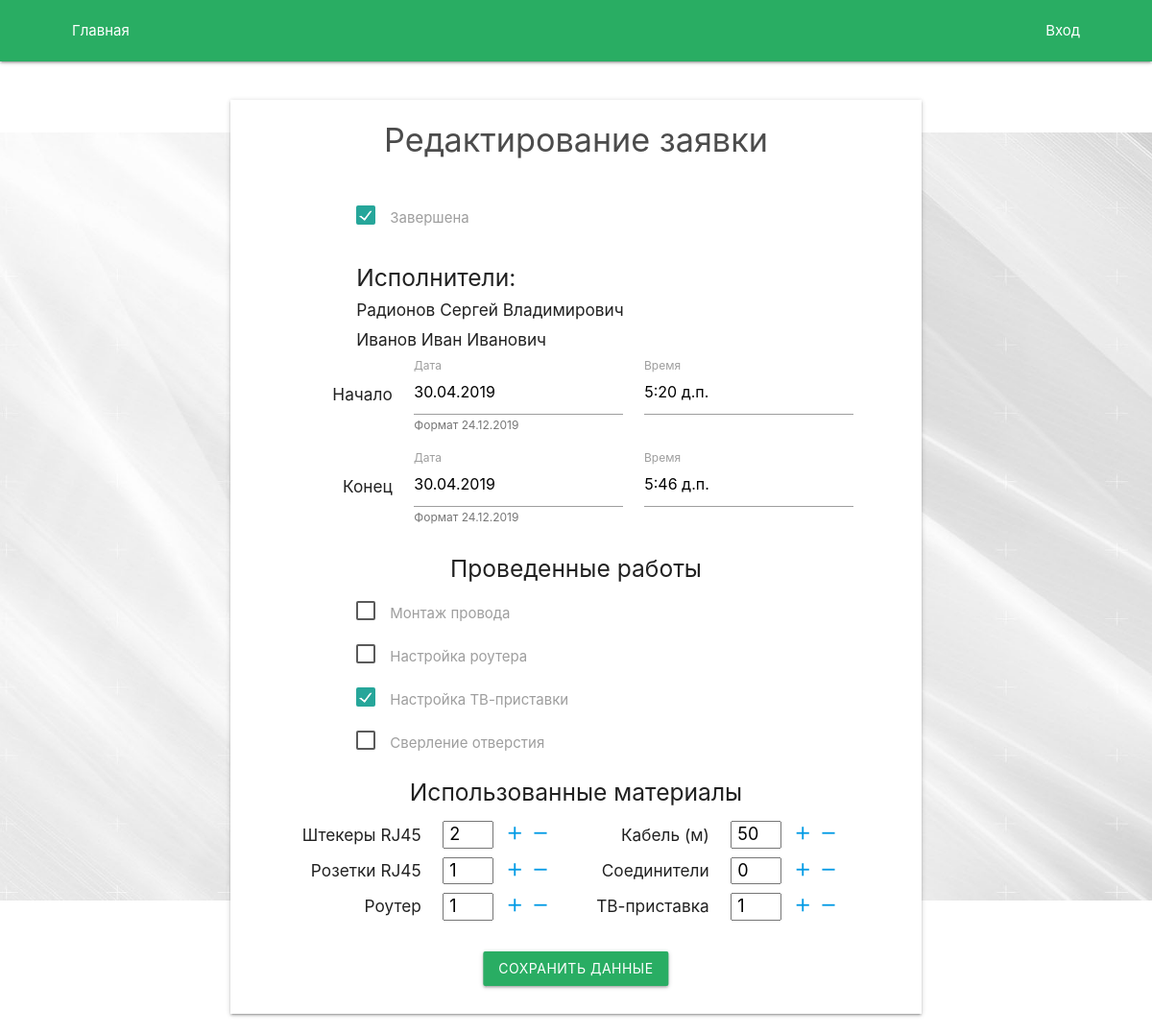
The page /order/fromworker/1/ on the database its author committed.
### Account/models.py (models this page shows, shortened)
class ExtUser(models.Model):
    user = models.OneToOneField(User, on_delete=models.CASCADE)
    is_worker = models.BooleanField(default=False)
    surname = models.CharField(max_length=256, default='')
    phone = models.CharField(max_length=16, default='')
    group = models.ForeignKey(Group, on_delete=models.SET_NULL, null=True, blank=True)
    class Meta:
        verbose_name = 'Расш. пользователь'
        verbose_name_plural = 'Расш. пользователи'

### Order/models.py (models this page shows, shortened)
class WorkType(models.Model):
    name = models.CharField(max_length=256, unique=True)
    class Meta:
        verbose_name = 'Тип работы'
        verbose_name_plural = 'Типы работ'

### Order/views.py (the view, shortened to what this page needs)
# urls.py: path('fromworker/<id>/', worker_order),
def worker_order(request, id):
    data = {}
    data['work_types'] = WorkType.objects.all()
    order = Order.objects.filter(id=id).first()
    if order:
        data['order'] = order
        order = Order.objects.get(id=id)
        datetimes = {}
        if order.time_start:
            datetimes['time_start'] = order.time_start.astimezone().time()
            datetimes['date_start'] = order.time_start.astimezone().date()
        else:
            datetimes['time_start'] = None
            datetimes['date_start'] = None
        if order.time_end:
            datetimes['time_end'] = order.time_end.astimezone().time()
            datetimes['date_end'] = order.time_end.astimezone().date()
        else:
            datetimes['time_end'] = None
            datetimes['date_end'] = None
        data['form_order'] = OrderForWorkerForm(instance=order, initial=datetimes)
        data['form_mat'] = MaterialsForm(instance=order.materials)
        return render(request, 'Order/WorkerOrderForm.html', data)
    raise Http404

### Order/forms.py (shortened to what this page needs)
class OrderForWorkerForm(ModelForm):
    date_start = forms.DateField()
    time_start = forms.TimeField()
    date_end = forms.DateField(required=False)
    time_end = forms.TimeField(required=False)
    class Meta:
        model = Order
        fields = ['is_complete', 'work_type']

class MaterialsForm(ModelForm):
    class Meta:
        model = UsedMaterials
        exclude = ['id']

### templates/Order/WorkerOrderForm.html (shortened to what this page needs)
{% extends 'base.html' %}
{% load static %}
{% block content %}
    <div class="container">
        <div class="row">
            <form method="post">
                <div class="col s12 m10 offset-m1 l8 offset-l2 xl6 offset-xl3 form z-depth-1">
                    <h4 class="title center-align dark-text-color">Редактирование заявки</h4>
                    <div class="row">
                        <div class="col s10 offset-s2 checkbox-row">
                            <label>
                                <span>Завершена</span>
                            </label>
                        </div>
                    </div>
                    {% if order.is_complete %}
                        <div class="row">
                            <div class="col s9 offset-s2">
                                <h5>Исполнители:</h5>
                                {% for worker in order.workers.all %}
                                    <h6>{{ worker.last_name }} {{ worker.first_name }} {{ worker.extuser.surname }}</h6>
                                {% endfor %}
                            </div>
                        </div>
                    {% endif %}
                    <div class="row">
                        <div class="col s2 offset-s1 input-field-inline">
                            <h6 class="right-align">Начало</h6>
                        </div>
                        <div class="input-field col s4">
                            <input id="date_start" type="text" name="date_start" class="datepicker"
                                   value="{% if form_order.date_start.value|date:"d.m.Y" %}{{ form_order.date_start.value|date:"d.m.Y" }}{% else %}{% now "d.m.Y" %}{% endif %}">
                            <label for="date_start">Дата</label>
                            {% if form_order.date_start.errors %}
                                <span class="helper-text error">{{ form_order.date_start.errors.0|safe }}</span>
                            {% else %}
                                <span class="helper-text">Формат 24.12.2019</span>
                            {% endif %}
                        </div>
                        <div class="input-field col s4">
                            <input id="time_start" type="text" name="time_start" class="timepicker"
                                   value="{{ form_order.time_start.value|default_if_none:"" }}">
                            <label for="time_start">Время</label>
                            {% if form_order.time_start.errors %}
                                <span class="helper-text error">{{ form_order.time_start.errors.0|safe }}</span>
                            {% else %}
                                <span class="helper-text"></span>
                            {% endif %}
                        </div>
                    </div>
                    <div class="row">
                        <div class="col s2 offset-s1 input-field-inline">
                            <h6 class="right-align">Конец</h6>
                        </div>
                        <div class="input-field col s4">
                            <input id="date_end" type="text" name="date_end" class="datepicker"
                                   value="{% if form_order.date_end.value|date:"d.m.Y" %}{{ form_order.date_end.value|date:"d.m.Y" }}{% else %}{% now "d.m.Y" %}{% endif %}">
                            <label for="date_start">Дата</label>
                            {% if form_order.date_end.errors %}
                                <span class="helper-text error">{{ form_order.date_end.errors.0|safe }}</span>
                            {% else %}
                                <span class="helper-text">Формат 24.12.2019</span>
                            {% endif %}
                        </div>
                        <div class="input-field col s4">
                            <input id="time_end" type="text" name="time_end" class="timepicker"
                                   value="{{ form_order.time_end.value|default_if_none:"" }}">
                            <label for="time_start">Время</label>
                            {% if form_order.time_end.errors %}
                                <span class="helper-text error">{{ form_order.time_end.errors.0|safe }}</span>
                            {% else %}
                                <span class="helper-text"></span>
                            {% endif %}
                        </div>
                    </div>
                    <h5 class="center-align">Проведенные работы</h5>
                    {% for work_type in work_types %}
                    <div class="row">
                        <div class="col s10 offset-s2 checkbox-work-types">
                            <label>
                                <span>{{ work_type.name }}</span>
                            </label>
                        </div>
                    </div>
                    {% endfor %}
                    <h5 class="center-align">Использованные материалы</h5>
                    <div class="row">
                        <div class="col s5 offset-s1 counter-input">
                            <div class="row">
                                <div class="col s6">
                                    <h6 class="right-align input-name">Штекеры RJ45</h6>
                                </div>
                                <div class="col s3">
                                    <input name="plug" type="number" class="browser-default"
                                    value="{{ form_mat.plug.value }}">
                                </div>
                                <div class="col s3 no-padding">
                                    <a href="#" data-target="plug" id="inc" class="counter"><i class="material-icons small">add</i></a>
                                    <a href="#" data-target="plug" id="dec" class="counter"><i class="material-icons small">remove</i></a>
                                </div>
                            </div>
                        </div>
                        <div class="col s5 counter-input">
                            <div class="row">
                                <div class="col s6">
                                    <h6 class="right-align input-name">Кабель (м)</h6>
                                </div>
                                <div class="col s3">
                                    <input name="cable" type="number" class="browser-default"
                                    value="{{ form_mat.cable.value }}">
                                </div>
                                <div class="col s3 no-padding">
                                    <a href="#" data-step="10" data-target="cable" id="inc" class="counter"><i class="material-icons small">add</i></a>
                                    <a href="#" data-step="10" data-target="cable" id="dec" class="counter"><i class="material-icons small">remove</i></a>
                                </div>
                            </div>
                        </div>
                    </div>
                    <div class="row">
                        <div class="col s5 offset-s1 counter-input">
                            <div class="row">
                                <div class="col s6">
                                    <h6 class="right-align input-name">Розетки RJ45</h6>
                                </div>
                                <div class="col s3">
                                    <input name="rosette" type="number" class="browser-default"
                                    value="{{ form_mat.rosette.value }}">
                                </div>
                                <div class="col s3 no-padding">
                                    <a href="#" data-target="rosette" id="inc" class="counter"><i class="material-icons small">add</i></a>
                                    <a href="#" data-target="rosette" id="dec" class="counter"><i class="material-icons small">remove</i></a>
                                </div>
                            </div>
                        </div>
                        <div class="col s5 counter-input">
                            <div class="row">
                                <div class="col s6">
                                    <h6 class="right-align input-name">Соединители</h6>
                                </div>
                                <div class="col s3">
                                    <input name="connector" type="number" class="browser-default"
                                    value="{{ form_mat.connector.value }}">
                                </div>
                                <div class="col s3 no-padding">
                                    <a href="#" data-target="connector" id="inc" class="counter"><i class="material-icons small">add</i></a>
                                    <a href="#" data-target="connector" id="dec" class="counter"><i class="material-icons small">remove</i></a>
                                </div>
                            </div>
                        </div>
                    </div>
                    <div class="row">
                        <div class="col s5 offset-s1 counter-input">
                            <div class="row">
                                <div class="col s6">
                                    <h6 class="right-align input-name">Роутер</h6>
                                </div>
                                <div class="col s3">
                                    <input name="router" type="number" class="browser-default"
                                    value="{{ form_mat.router.value }}">
                                </div>
                                <div class="col s3 no-padding">
                                    <a href="#" data-target="router" id="inc" class="counter"><i class="material-icons small">add</i></a>
                                    <a href="#" data-target="router" id="dec" class="counter"><i class="material-icons small">remove</i></a>
                                </div>
                            </div>
                        </div>
                        <div class="col s5 counter-input">
                            <div class="row">
                                <div class="col s6">
                                    <h6 class="right-align input-name">ТВ-приставка</h6>
                                </div>
                                <div class="col s3">
                                    <input name="tv_plug" type="number" class="browser-default"
                                    value="{{ form_mat.tv_plug.value }}">
                                </div>
                                <div class="col s3 no-padding">
                                    <a href="#" data-target="tv_plug" id="inc" class="counter"><i class="material-icons small">add</i></a>
                                    <a href="#" data-target="tv_plug" id="dec" class="counter"><i class="material-icons small">remove</i></a>
                                </div>
                            </div>
                        </div>
                    </div>
                    <div class="button">
                        <button class="btn waves-effect waves-light main-bg-color" type="submit" name="action">
                            {% if form_type == 'add' %}Создать заявку{% else %}Сохранить данные{% endif %}
                        </button>
                    </div>
                </div>
            </form>
        </div>
    </div>
{% endblock content %}

### static/css/style.css (style rules this page uses)
.form { margin-top:5vh }
.form .title { margin-bottom:30px }
.form .row { margin-bottom:0 }
.form .checkbox-row { margin-top:20px;margin-bottom:20px }
.form .checkbox-work-types { margin-top:10px;margin-bottom:10px }
.form .counter-input input[type=number].browser-default { width:100%;font-size:18px;margin-top:6px;padding:2px 5px;-moz-appearance:textfield }
.form .counter-input .material-icons.small { margin-top:8px;font-size:1.5rem }
.form .input-field-inline { margin-top:20px }
.form .button { margin-top:30px;height:65px }
.form .button button { position:absolute;left:50%;transform:translate(-50%, 0) }
.form .input-field { margin-top:15px }
.form .input-field input { margin-bottom:2px }
.no-padding { padding:0 !important }
.dark-text-color { color:#4c4c4c }
.main-bg-color { background-color:#29ad63 !important }
.col { background-color:white }
html { background:url("/static/img/bg.jpg") repeat-x center center fixed;background-size:auto 100vh }
.container { width:90%;max-width:1500px }

### rows shown on the page
WorkType: name "Монтаж провода"
WorkType: name "Настройка роутера"
WorkType: name "Настройка ТВ-приставки"
WorkType: name "Сверление отверстия"

### other values the page prints
{{ worker.last_name }} "Радионов"
{{ worker.first_name }} "Сергей"
{{ worker.extuser.surname }} "Владимирович"
{{ worker.last_name }} "Иванов"
{{ worker.first_name }} "Иван"
{{ worker.extuser.surname }} "Иванович"
